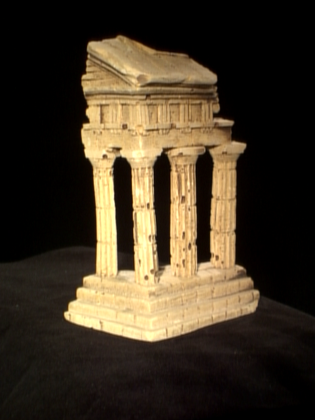
%> input picture exercise6/data/im1.png, 315 x 420 px, shrunk from 480 x 640 before the run
$ octave task4.m   (GNU Octave 9; MATLAB toolbox functions it lacks are replaced by stand-ins)
%> lines starting %> are read from the running program, lines starting %| are printed output that depends on the picture
### exercise6/matlab/eight_point.m
function F = eight_point(uv1, uv2)
    % Given n >= 8 point matches, (u1 v1) <-> (u2 v2), compute the
    % fundamental matrix F that satisfies the equations
    %
    %     (u2 v2 1)^T * F * (u1 v1 1) = 0
    %
    % Args:
    %     uv1: (n x 2 array) Pixel coordinates in image 1.
    %     uv2: (n x 2 array) Pixel coordinates in image 2.
    %
    % Returns:
    %     F:   (3 x 3 matrix) Fundamental matrix mapping points in image 1
    %          to lines in image 2.
    %
    % See HZ Ch. 11.2: The normalized 8-point algorithm (p.281).

    % todo: Compute Fx
    [uv1_n, T1] = normalize_points(uv1);
    [uv2_n, T2] = normalize_points(uv2);
    n = size(uv1,1);
    A = zeros([n, 9]);
    for i=1:n
        A(i, :) = [uv2_n(i,1)*uv1_n(i,1) uv2_n(i,1)*uv1_n(i,2) uv2_n(i,1) uv2_n(i,2)*uv1_n(i,1) uv2_n(i,2)*uv1_n(i,2) uv2_n(i,2) uv1_n(i,1) uv1_n(i,2) 1];
    end
    [~,~,V] = svd(A);
    f = V(:,9);
    F = reshape(f, [3,3])';
    %F = zeros([3,3]);
    F = closest_fundamental_matrix(F);
    F = T2'*F*T1;
end

%One finds least square solution (not unique) because rank is not exactly 8
function F = closest_fundamental_matrix(F)
    % Computes the closest fundamental matrix in the sense of the
    % Frobenius norm. See HZ, Ch. 11.1.1 (p.280).
    [U,S,V] = svd(F);
    F = U*diag([S(1,1), S(2,2), 0])*V';
    % todo: Compute closest matrix
end

### exercise6/matlab/epipolar_match.m
function uv2 = epipolar_match(I1, I2, F, uv1)
    % For each point in uv1, finds the matching point in image 2 by
    % an epipolar line search.
    %
    % Args:
    %     I1:  (H x W matrix) Grayscale image 1
    %     I2:  (H x W matrix) Grayscale image 2
    %     F:   (3 x 3 matrix) Fundamental matrix mapping points in image 1 to lines in image 2
    %     uv1: (n x 2 array) Points in image 1
    %
    % Returns:
    %     uv2: (n x 2 array) Best matching points in image 2.
    %
    % Tips:
    % - Image indices must always be integer.
    % - Use round(x) to convert x to an integer.
    % - Use rgb2gray to convert images to grayscale.
    % - Skip points that would result in an invalid access.
    % - Use I(v-w : v+w+1, u-w : u+w) to extract a window of half-width w around (v,u).
    % - Use the sum(..., 'all') function.

    % todo: Compute uv2
    uv2 = zeros(size(uv1));

    w = 10; % Cloud that is checked will be +-10 pixels up/down
    for i=1:size(uv1,1)
        u1 = round(uv1(i,1));
        v1 = round(uv1(i,2));
        if u1 <= w || v1 <= w || u1 >= size(I1,2)-w || v1 >= size(I1,1)-w %Checking if outside (most likely not)
            continue
        end
        l = F*[u1 v1 1]';
        W1 = I1(v1-w:v1+w, u1-w:u1+w); %Find window in Im1 that we can check
        best_err = inf;
        best_u2 = w;
        for u2=w+1:size(I2,2)-w
            v2 = round(-(l(3) + u2*l(1))/l(2));
            if v2 <= w || v2 >= size(I2,1)-w % if outside
                continue
            end
            W2 = I2(v2-w:v2+w, u2-w:u2+w);
            err = sum(abs(W1 - W2), 'all');
            if err < best_err
                best_err = err;
                best_u2 = u2;
            end
        end

        uv2(i,1) = best_u2;
        uv2(i,2) = -(l(3) + best_u2*l(1))/l(2);
    end
end

### exercise6/matlab/normalize_points.m
function [pts_n, T] = normalize_points(pts)
    % Computes a normalizing transformation of the points such that
    % the points are centered at the origin and their mean distance from
    % the origin is equal to sqrt(2).
    %
    % See HZ, Ch. 4.4.4: Normalizing transformations (p107).
    %
    % Args:
    %     pts:    Input 2D point array of shape n x 2
    %
    % Returns:
    %     pts_n:  Normalized 2D point array of shape n x 2
    %     T:      The normalizing transformation in 3x3 matrix form, such
    %             that for a point (x,y), the normalized point (x',y') is
    %             found by multiplying T with the point:
    %
    %                 |x'|       |x|
    %                 |y'| = T * |y|
    %                 |1 |       |1|

    % todo: Compute pts_n and T


    % From Lecture 7 slide 47
    center = mean(pts);
    dist = mean(vecnorm(pts - center, 2, 2));
    scale = sqrt(2)/dist;
    pts_n = (pts - center)*scale;
    T = [scale 0     -center(1)*scale ;
         0     scale -center(2)*scale ;
         0     0          1      ];
end

### exercise6/matlab/task4.m
clc; clf; clear;
matches = load('../data/matches.txt');
uv1 = matches(:,1:2);
uv2 = matches(:,3:4);

I1 = im2double(imread('../data/im1.png'));
I2 = im2double(imread('../data/im2.png'));
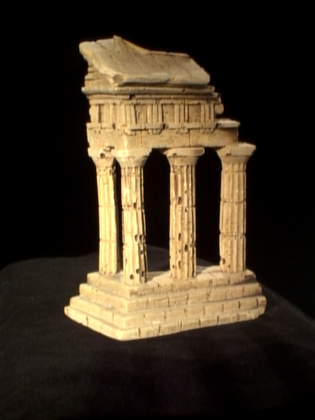
%> input picture exercise6/data/im2.png, 315 x 420 px, shrunk from 480 x 640 before the run
K1 = load('../data/K1.txt');
K2 = load('../data/K2.txt');

F = eight_point(uv1, uv2);

% rng(0); % Uncomment if you don't want randomized points

% Choose k random points to visualize
k = 30;
sample = randperm(size(uv1, 1), k);
uv1 = uv1(sample,:);
uv2 = uv2(sample,:);
uv2_match = epipolar_match(rgb2gray(I1), rgb2gray(I2), F, uv1);
%> the loop in epipolar_match, `for i=1:size(uv1,1)` made 30 passes
%> pass 1, in epipolar_match, `W1 = I1(v1-w:v1+w, u1-w:u1+w);`:
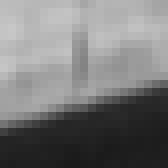
%> W1: size 21x21 double (shown 8 times larger); min 0.104, max 0.782, mean 0.475
%> pass 2, in epipolar_match, `W1 = I1(v1-w:v1+w, u1-w:u1+w);`:
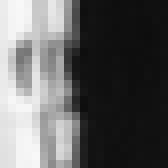
%> W1: size 21x21 double (shown 8 times larger); min 0.0538, max 0.974, mean 0.381
%> pass 3, in epipolar_match, `W1 = I1(v1-w:v1+w, u1-w:u1+w);`:
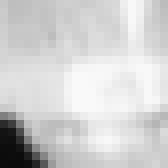
%> W1: size 21x21 double (shown 8 times larger); min 0.0464, max 0.98, mean 0.817
%> after the loop in epipolar_match, `for i=1:size(uv1,1)`: uv2 = 30 rows, first 12: [242 318.5; 145 239.1; 124 153.1; 300 291.3; 132 63.54; 233 158.2; 204 198.5; 0 0; 0 0; 297 384.3; 150 379; 289 312.1]
%> uv2_match has the same summary as uv2 in epipolar_match

% Draw points in image 1 and matching point in image 2 (true vs epipolar match)
colors = lines(k);
subplot(121);
imshow(I1);
hold on;
scatter(uv1(:,1), uv1(:,2), 100, colors, 'x', 'LineWidth', 2);
title('Image 1');
subplot(122);
imshow(I2);
hold on;
title('Image 2');
scatter(uv2_match(:,1), uv2_match(:,2), 100, colors, 'o', 'LineWidth', 2);
scatter(uv2(:,1), uv2(:,2), 100, colors, 'x', 'LineWidth', 2);
legend('Found match', 'True match');
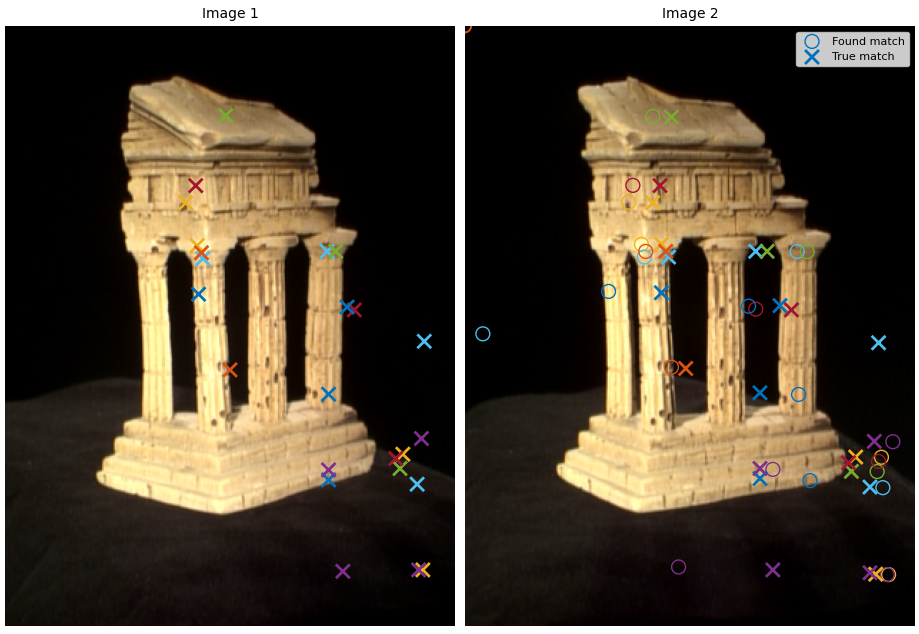
%> figure redrawn from the program's plot data, 2 panels
